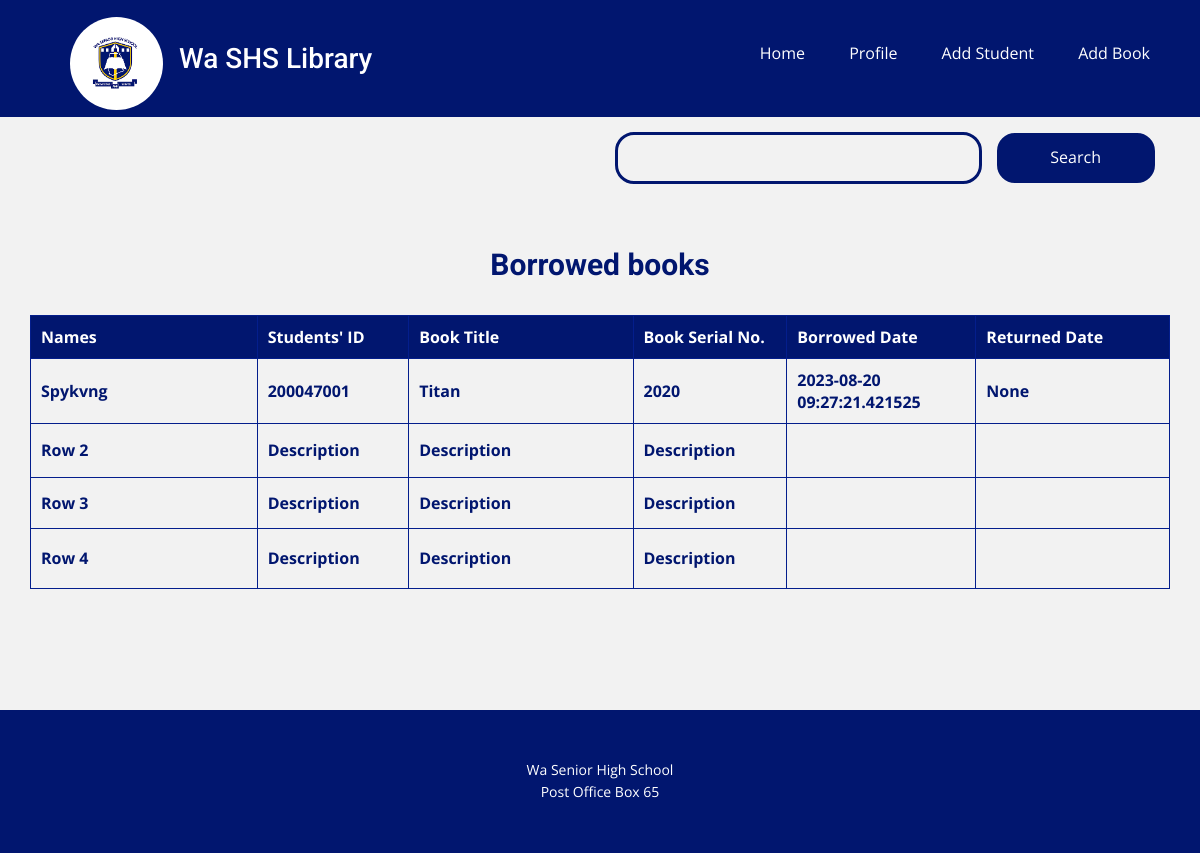
Page /view-borrowed-books (signed in) on the earlier database version.
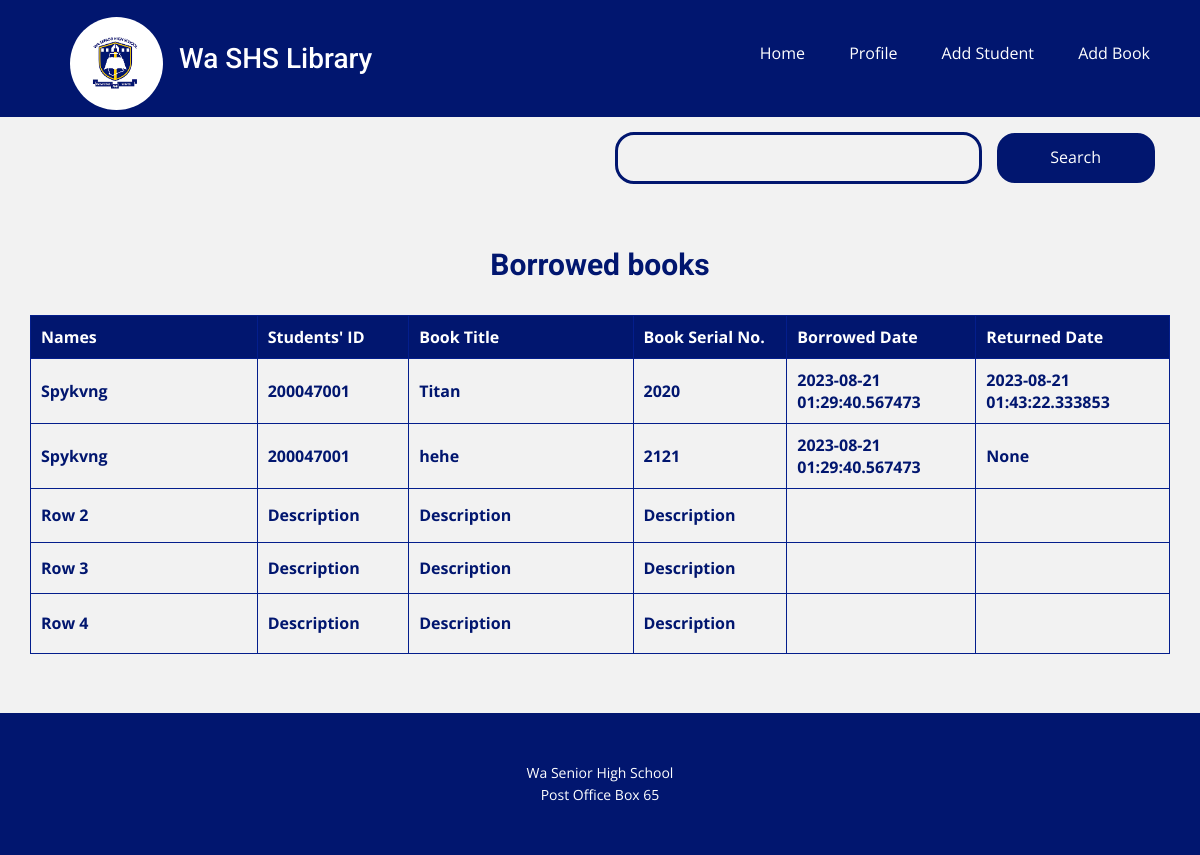
Same page on the later database version.
### database.py (models this page shows, shortened)
class Borrow(db.Model):
    id = db.Column(db.Integer, primary_key=True)
    title = db.Column(db.String(60), unique=False, nullable=False)
    serial_no = db.Column(db.String(60), unique=True, nullable=False)
    status = db.Column(db.String(60), unique=False, nullable=False)
    borrowed_by = db.Column(db.String(60), unique=False, nullable=False)
    student_name = db.Column(db.String(60), unique=False, nullable=False)
    borrowed_date = db.Column(db.String(20), unique=False, nullable=False, default=datetime.utcnow())
    returned_date = db.Column(db.String(20), unique=False, nullable=True)

### routes.py (the view)
@app.route('/view-borrowed-books', methods=['GET', 'POST'])
@login_required
def view_borrowed_books():
    form = Search()
    books = Borrow.query.all()
    if form.validate_on_submit():
        books = Borrow.query.filter_by(title=form.search.data).all()
        return render_template('view-table.html', form=form, books=books)
    return render_template('view-table.html', title='View Borrowed Books', form=form, books=books)

### forms.py
class Search(FlaskForm):
    search = StringField('Search', validators=[DataRequired()])
    submit = SubmitField('submit')

### routes.py (called while the page is built)
@login_manager.user_loader
def load_user(user_id):
    return Students.query.get(int(user_id))

### templates/view-table.html (shortened to what this page needs)
{% extends 'base.html' %}
{% block head %}
<link
href="{{ url_for('static', filename='view-table.css') }}"
media="screen"
rel="stylesheet"
/>
{% endblock %}
{% block content %}
<section
class="u-align-center u-clearfix u-grey-5 u-section-1"
id="sec-d382"
>
<div class="u-clearfix u-sheet u-valign-top u-sheet-1">
  <div class="u-expanded-width-sm u-expanded-width-xs u-form u-form-1">
    <form
      action=""
      class="u-clearfix u-form-horizontal u-form-spacing-15 u-inner-form"
      method="POST"
      source="custom"
      style="padding: 15px"
    >
      <div class="u-form-group u-label-none">
        {{ form.search(required=True, id="search", class_="u-border-3
        u-border-custom-color-1 u-input u-input-rectangle u-none
        u-radius-19 u-text-custom-color-1") }}
      </div>
      <div class="u-form-group u-form-submit">
        <a
          class="u-border-2 u-border-custom-color-1 u-border-hover-custom-color-3 u-btn u-btn-round u-btn-submit u-button-style u-custom-color-1 u-hover-custom-color-1 u-radius-18 u-btn-1"
          href="#"
        >
          Search
        </a>
      </div>
    </form>
  </div>
  <h4
    class="u-align-center u-text u-text-custom-color-1 u-text-default u-text-1"
  >
    Borrowed books
  </h4>
  <div class="u-expanded-width u-table u-table-responsive u-table-1">
    <table class="u-table-entity u-table-entity-1">
      <colgroup>
        <col width="19.9%" />
        <col width="13.3%" />
        <col width="19.7%" />
        <col width="13.5%" />
        <col width="16.6%" />
        <col width="17%" />
      </colgroup>
      <thead class="u-custom-color-1 u-table-header u-table-header-1">
        <tr style="height: 21px">
          <th class="u-border-1 u-border-custom-color-3 u-table-cell">
            Names
          </th>
          <th class="u-border-1 u-border-custom-color-3 u-table-cell">
            Students' ID
          </th>
          <th class="u-border-1 u-border-custom-color-3 u-table-cell">
            Book Title
          </th>
          <th class="u-border-1 u-border-custom-color-3 u-table-cell">
            Book Serial No.
          </th>
          <th class="u-border-1 u-border-custom-color-3 u-table-cell">
            Borrowed Date
          </th>
          <th class="u-border-1 u-border-custom-color-3 u-table-cell">
            Returned Date
          </th>
        </tr>
      </thead>
      <tbody class="u-table-body u-text-custom-color-1 u-table-body-1">
        {% for book in books %}
        <tr style="height: 50px">
          <td
            class="u-border-1 u-border-custom-color-3 u-first-column u-grey-5 u-table-cell u-text-custom-color-1 u-table-cell-7"
          >
            {{ book.student_name }}
          </td>
          <td class="u-border-1 u-border-custom-color-3 u-table-cell">
            {{ book.borrowed_by }}
          </td>
          <td class="u-border-1 u-border-custom-color-3 u-table-cell">
            {{ book.title }}
          </td>
          <td class="u-border-1 u-border-custom-color-3 u-table-cell">
            {{ book.serial_no }}
          </td>
          <td
            class="u-border-1 u-border-custom-color-3 u-table-cell"
          >
          {{ book.borrowed_date }}
          </td>
          <td
            class="u-border-1 u-border-custom-color-3 u-table-cell"
            >{{ book.returned_date }}</td>
        </tr>
        {% endfor %}
        <tr style="height: 54px">
          <td
            class="u-border-1 u-border-custom-color-3 u-first-column u-grey-5 u-table-cell u-text-custom-color-1 u-table-cell-13"
          >
            Row 2
          </td>
          <td class="u-border-1 u-border-custom-color-3 u-table-cell">
            Description
          </td>
          <td class="u-border-1 u-border-custom-color-3 u-table-cell">
            Description
          </td>
          <td class="u-border-1 u-border-custom-color-3 u-table-cell">
            Description
          </td>
          <td
            class="u-border-1 u-border-custom-color-3 u-table-cell"
          ></td>
          <td
            class="u-border-1 u-border-custom-color-3 u-table-cell"
          ></td>
        </tr>
        <tr style="height: 51px">
          <td
            class="u-border-1 u-border-custom-color-3 u-first-column u-grey-5 u-table-cell u-text-custom-color-1 u-table-cell-19"
          >
            Row 3
          </td>
          <td class="u-border-1 u-border-custom-color-3 u-table-cell">
            Description
          </td>
          <td class="u-border-1 u-border-custom-color-3 u-table-cell">
            Description
          </td>
          <td class="u-border-1 u-border-custom-color-3 u-table-cell">
            Description
          </td>
          <td
            class="u-border-1 u-border-custom-color-3 u-table-cell"
          ></td>
          <td
            class="u-border-1 u-border-custom-color-3 u-table-cell"
          ></td>
        </tr>
        <tr style="height: 60px">
          <td
            class="u-border-1 u-border-custom-color-3 u-first-column u-grey-5 u-table-cell u-text-custom-color-1 u-table-cell-25"
          >
            Row 4
          </td>
          <td class="u-border-1 u-border-custom-color-3 u-table-cell">
            Description
          </td>
          <td class="u-border-1 u-border-custom-color-3 u-table-cell">
            Description
          </td>
          <td class="u-border-1 u-border-custom-color-3 u-table-cell">
            Description
          </td>
          <td
            class="u-border-1 u-border-custom-color-3 u-table-cell"
          ></td>
          <td
            class="u-border-1 u-border-custom-color-3 u-table-cell"
          ></td>
        </tr>
      </tbody>
    </table>
  </div>
</div>
</section>
{% endblock %}

### templates/base.html (shortened to what this page needs)
<html lang="en" style="font-size: 16px">
  <head>
    <link
      href="{{ url_for('static', filename='nicepage.css') }}"
      media="screen"
      rel="stylesheet"
    />
    {% block head %}{% endblock %}
    <link
      rel="stylesheet"
      href="https://cdn.jsdelivr.net/npm/bootstrap@5.2.3/dist/css/bootstrap.min.css"
    />
  </head>
  <body class="u-body u-xl-mode" data-lang="en">
    <header class="u-clearfix u-custom-color-1 u-header u-header" id="sec-325b">
      <div
        class="u-clearfix u-sheet u-valign-middle-lg u-valign-middle-md u-valign-middle-sm u-valign-middle-xl u-sheet-1"
      >
        <nav class="u-menu u-menu-one-level u-offcanvas u-menu-1">
          <div class="u-custom-menu u-nav-container">
            <ul class="u-nav u-unstyled u-nav-1">
              <li class="u-nav-item">
                <a
                  class="u-button-style u-nav-link u-text-active-palette-3-base u-text-hover-palette-2-base"
                  href="{{url_for('login')}}"
                  style="padding: 10px 20px"
                  >Home</a
                >
              </li>
              <li class="u-nav-item">
                <a
                  class="u-button-style u-nav-link u-text-active-palette-3-base u-text-hover-palette-2-base"
                  href="{{url_for('profile')}}"
                  style="padding: 10px 20px"
                  >Profile</a
                >
              </li>
              <li class="u-nav-item">
                <a
                  class="u-button-style u-nav-link u-text-active-palette-3-base u-text-hover-palette-2-base"
                  href="{{url_for('add_student')}}"
                  style="padding: 10px 20px"
                  >Add Student</a
                >
              </li>
              <li class="u-nav-item">
                <a
                  class="u-button-style u-nav-link u-text-active-palette-3-base u-text-hover-palette-2-base"
                  href="{{url_for('add_book')}}"
                  style="padding: 10px 20px"
                  >Add Book</a
                >
              </li>
            </ul>
          </div>
        </nav>
        <div class="u-clearfix u-group-elements u-group-elements-1">
          <img
            alt=""
            class="u-image u-image-circle u-image-contain u-image-1"
            data-image-height="267"
            data-image-width="189"
            src="{{ url_for('static', filename='images/images.png') }}"
          />
        </div>
        <h3 class="u-text u-text-default u-text-1">Wa SHS Library</h3>
      </div>
    </header>
    {% block content %} {% endblock %}
    <footer
      class="u-align-center u-clearfix u-custom-color-1 u-footer u-footer"
      id="sec-8a79"
    >
      <div class="u-clearfix u-sheet u-sheet-1">
        <p class="u-small-text u-text u-text-variant u-text-1">
          Wa Senior High School
          <br />
          Post Office Box 65
        </p>
      </div>
    </footer>
  </body>
</html>

### static/view-table.css (style rules this page uses)
.u-section-1 .u-sheet-1 { min-height: 593px; }
.u-section-1 .u-form-1 { height: 81px; margin: 0 0 0 570px; }
.u-section-1 .u-btn-1 { border-style: solid; padding: 10px 52px 10px 51px; }
.u-section-1 .u-text-1 { font-weight: 700; font-size: 1.875rem; margin: 32px auto 0; }
.u-section-1 .u-table-1 { margin-top: 32px; margin-bottom: 59px; }
.u-section-1 .u-table-entity-1 { min-height: 100px; }
.u-section-1 .u-table-header-1 { font-weight: 700; background-image: none; }
.u-section-1 .u-table-body-1 { font-weight: 700; }
.u-section-1 .u-table-cell-7 { background-image: none; }
.u-section-1 .u-table-cell-13 { background-image: none; }
.u-section-1 .u-table-cell-19 { background-image: none; }
.u-section-1 .u-table-cell-25 { background-image: none; }

Differences in the rows shown:
changed Borrow "Titan": borrowed_date "2023-08-20 09:27:21.421525" → "2023-08-21 01:29:40.567473"; returned_date "None" → "2023-08-21 01:43:22.333853"
added Borrow: student_name "Spykvng", borrowed_by "200047001", title "hehe", serial_no "2121", borrowed_date "2023-08-21 01:29:40.567473", returned_date "None"
